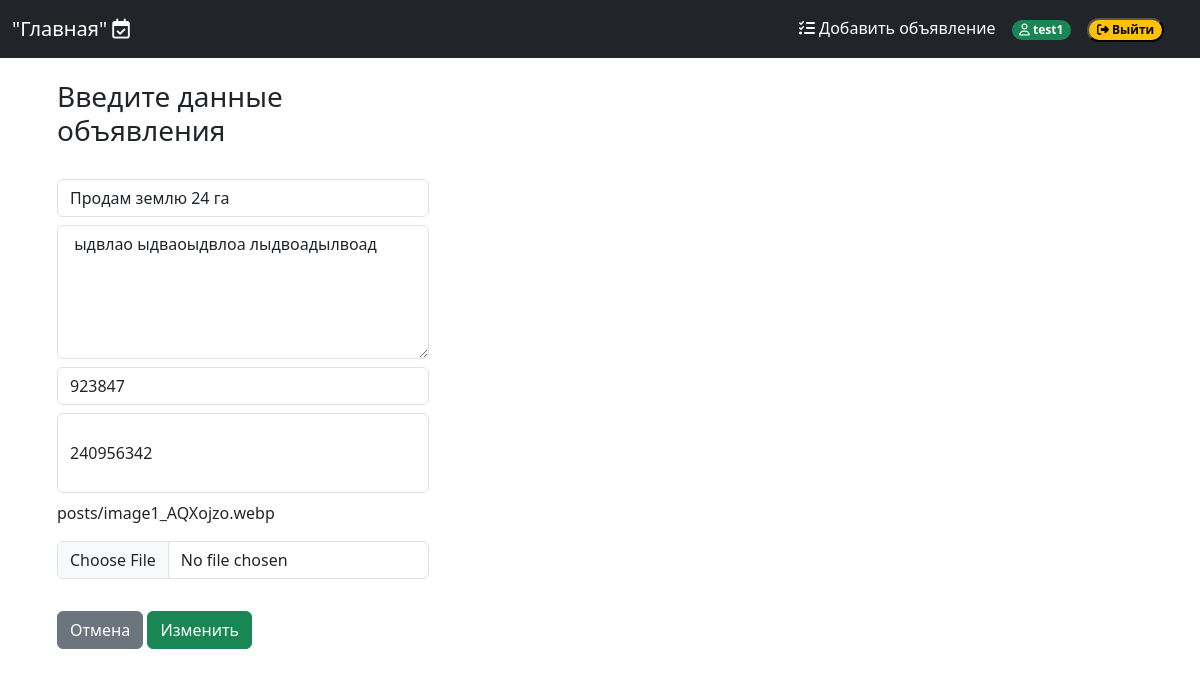
Page /rubric/10/update_post/5/ (signed in) on the committed database.
### app/models.py (models this page shows, shortened)
class Post(models.Model):
    rubric = models.ForeignKey(Rubric, on_delete=models.PROTECT, verbose_name='Раздел')
    title = models.CharField(max_length=255, verbose_name='Заголовок')
    content = models.TextField(verbose_name='Описание')
    price = models.IntegerField(verbose_name='Цена')
    contact = models.TextField(verbose_name='Контакты')
    image = ThumbnailerImageField(verbose_name='Картинка', upload_to='posts', blank=True)
    created_at = models.DateTimeField(auto_now_add=True, verbose_name='Дата')
    author = models.ForeignKey(User, on_delete=models.CASCADE, verbose_name='Автор')

### app/views.py (the view, shortened to what this page needs)
# urls.py: path('rubric/<int:subrubric_pk>/update_post/<int:post_pk>/', UpdatePost.as_view(), name='update_post'),
class UpdatePost(View):
    def get(self, request, subrubric_pk, post_pk):
        form = AddPostForm(request.POST, request.FILES)
        post = Post.objects.get(pk=post_pk)
        context = {'form':form, 'post':post}
        return render(request, 'update_post.html', context)

### app/forms.py
class AddPostForm(forms.ModelForm):
    class Meta:
        model = Post
        fields = ['rubric', 'title', 'content', 'price', 'contact', 'image']

### templates/update_post.html (shortened to what this page needs)
{% extends "base.html" %}
{% load static %}
{% block content %}
<div class="container">
    <form method="post" class='col-md-4' enctype="multipart/form-data">
        <h3 class="h3">Введите данные объявления </h3> <br>
        <div class="row-md-2">
            <input type="text"  class="form-control mb-2" name="title" value="{{ post.title }}">
        </div>
        <div class="row-md-2">
            <textarea type="text" rows="5" cols="50" class="form-control mb-2" name="content"> {{ post.content }} </textarea>
        </div>
        <div class="row-md-2">
            <input type="number"  class="form-control mb-2" name="price"  value="{{ post.price }}">
        </div>
        <div class="row-md-2">
            <input type="text"  class="form-control mb-2" name="contact"  value="{{ post.contact }}"  style="height: 80px;">
        </div>
        <p>{{ post.image }}</p>
        <div class="row-md-2">
            <input type="file"  class="form-control mb-2" name="image">
        </div> <br>
        <div class="row-md-2">
            <a href="{% url 'home' %}" class="btn btn-secondary">Отмена</a>
            <button type="submit" class="btn btn-success">Изменить</button>
        </div>
    </form>
</div>
{% endblock %}

### templates/base.html (shortened to what this page needs)
{% load static %}
<!DOCTYPE html>
<html lang="en">
    <head>
        <link
        href="https://cdn.jsdelivr.net/npm/bootstrap@5.3.2/dist/css/bootstrap.min.css"
        rel="stylesheet"
        />
    </head>
    <body>
        <nav class="navbar navbar-expand-md navbar-dark fixed-top bg-dark">
            <div class="container-fluid">
                <a class="navbar-brand" href="{% url 'home' %}"> "Главная" <i class="fa-regular fa-calendar-check"></i></a>
                <div class="offcanvas offcanvas-end text-bg-dark" tabindex="-1" id="offcanvasNavbar2" aria-labelledby="offcanvasNavbar2Label">
                    <div class="offcanvas-body">
                        <ul class="navbar-nav justify-content-end flex-grow-1 pe-3">
                            {% if request.user.is_authenticated %}
                            <li class="nav-item">
                                <a class="nav-link active" aria-current="page" href="{% url 'add_post' %}"><i class="fa-solid fa-list-check"></i> Добавить объявление</a>
                            </li>
                            <li class="nav-item">
                                <span class="nav-link active" aria-current="page"><span class="badge text-bg-success rounded-pill" > <i class="fa-regular fa-user"></i>   {{ request.user.username }} </span></span>
                            </li>
                            <li class="nav-item">
                                <form method="post" action="{% url 'logout' %}">
                                    <span class="nav-link active" aria-current="page"><button type="submit" class="badge text-bg-warning rounded-pill"><i class="fa-solid fa-right-from-bracket"></i> Выйти</button></span>
                                </form>
                            </li>
                            {% endif %}
                        </ul>
                    </div>
                </div>
            </div>
        </nav>
    <div style="margin-top: 80px; margin-left:30px; margin-bottom: 40px;">
        {% block content %}
        {% endblock %}
    </div>
    </body>
</html>

### rows in the picture
Post: title "Продам землю 24 га", content "ыдвлао ыдваоыдвлоа лыдвоадылвоад", price "923847", contact "240956342", image "posts/image1_AQXojzo.webp"

### other values in the picture
{{ request.user.username }} "test1"
